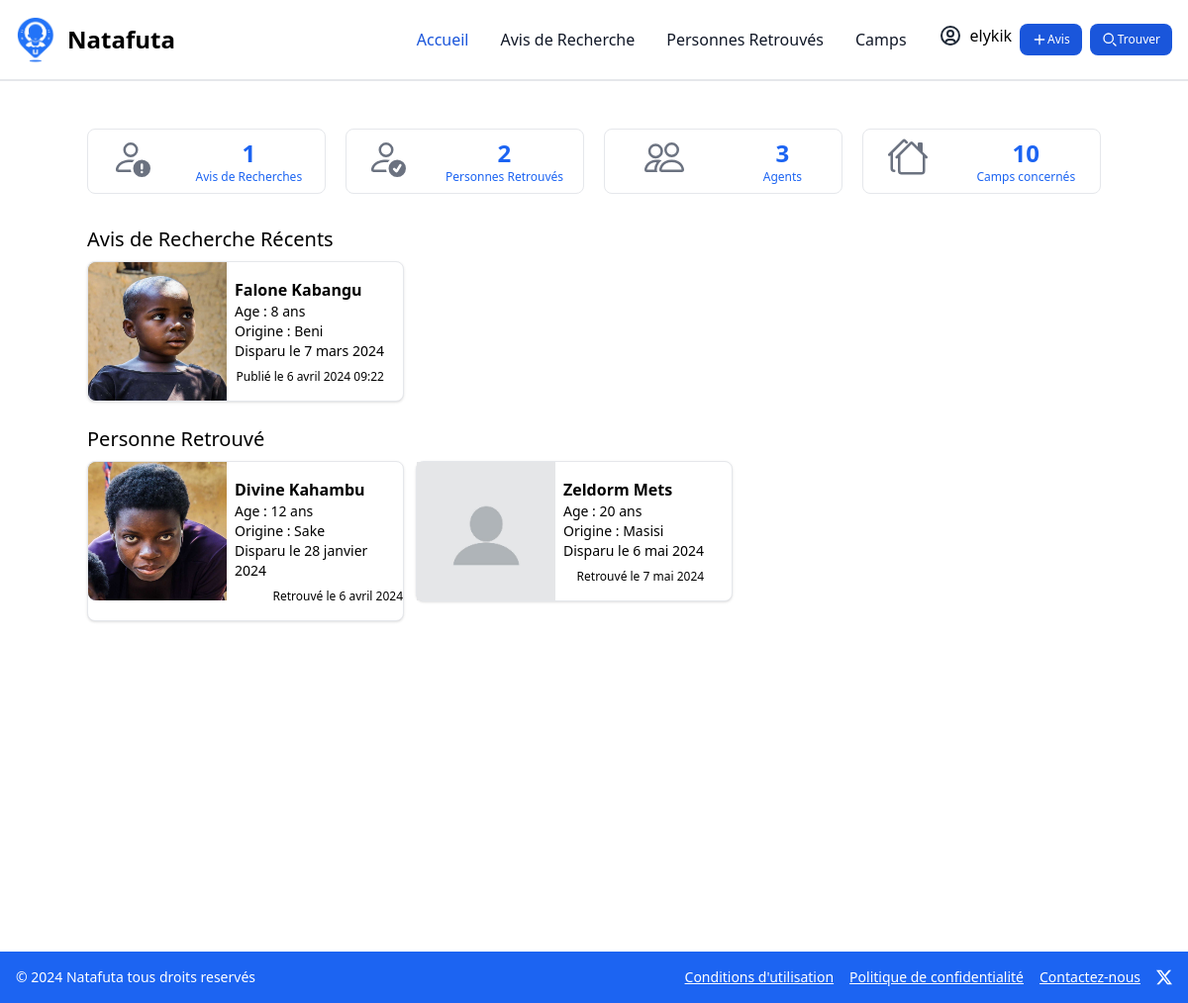
The app's page / (signed in) with its own data.
### account/models.py (models this page shows)
class AgentUser(AbstractUser):
    is_admin = models.BooleanField(default=False)

### finder/models.py (models this page shows)
class Avis(models.Model):
    user = models.ForeignKey(AgentUser, on_delete=CASCADE)
    nom_complet = models.CharField(max_length=200)
    nom_disparu = models.CharField(max_length=200)
    photo = models.ImageField(upload_to="photo/")
    age = models.IntegerField()
    sexe = models.CharField(max_length=6)
    telephone = models.IntegerField()
    province = models.CharField(max_length=200)
    lieu_disparition = models.CharField(max_length=200)
    adresse = models.CharField(max_length=200)
    description = models.TextField()
    date_disparition = models.DateField()
    date_finded = models.DateField(null=True)
    created_time = models.DateTimeField(auto_now=True)
    is_finded = models.BooleanField(default=False)
    is_refugee = models.BooleanField(default=False)
    is_deplacee = models.BooleanField(default=False)

### finder/views.py (the view)
# urls.py: 2. Add a URL to urlpatterns:  path('', views.home, name='home')
def home(request):
    avis = Avis.objects.filter(is_finded=False).order_by('-created_time')[:3]
    nombre_avis = avis.count()
    avis_resolu = Avis.objects.filter(is_finded=True).order_by('-created_time')[:3]
    nombre_avis_resolu = avis_resolu.count()
    agent = AgentUser.objects.all().count()
    return render(request, 'home.html', {'avis':avis,
                                         'nombre_avis':nombre_avis,
                                         'nombre_avis_resolu':nombre_avis_resolu,
                                         'avis_resolu':avis_resolu,
                                         'agent': agent})

### finder/templates/home.html (shortened to what this page needs)
{% extends 'base.html' %}
{% load static %}
{% block content %}
    <div class="w-full">
        <div class="md:grid  md:grid-cols-4 grid-cols-1 py-2 md:gap-5 gap-y-2">
            <a href="{% url 'avis_recherche' %}">
                <div class="flex flex-row border border-gray-200 hover:bg-blue-100 rounded-lg justify-around py-2">
                    <div class="flex flex-col items-center text-blue-600">
                        <span class="font-semibold text-2xl">{{nombre_avis}}</span>
                        <span class="text-xs font-medium">Avis de Recherches</span>
                    </div>
                </div>
            </a>
            <a href="{% url 'retrouves' %}">
                <div class="flex flex-row border border-gray-200 hover:bg-blue-100 rounded-lg justify-around py-2">
                    <div class="flex flex-col items-center text-blue-600">
                        <span class="font-semibold text-2xl">{{nombre_avis_resolu}}</span>
                        <span class="text-xs font-medium">Personnes Retrouvés</span>
                    </div>
                </div>
            </a>
            <div class="flex flex-row border border-gray-200 hover:bg-blue-100 rounded-lg justify-around py-2">
                <div class="flex flex-col items-center text-blue-600">
                    <span class="font-semibold text-2xl">{{agent}}</span>
                    <span class="text-xs font-medium">Agents</span>
                </div>
            </div>
            <div class="flex flex-row border border-gray-200 hover:bg-blue-100 rounded-lg justify-around py-2">
                <div class="flex flex-col items-center text-blue-600">
                    <span class="font-semibold text-2xl">10</span>
                    <span class="text-xs font-medium">Camps concernés</span>
                </div>
            </div>
        </div>
        <h6 class="font-medium text-xl mt-6 mb-2">Avis de Recherche Récents</h6>
        <div class="flex flex-col space-y-2 md:flex-row md:space-y-0 md:space-x-3 ">
            {% for a in avis %}
            <a href="{% url 'avis_detail' a.id %}">
                <div class="flex flex-col bg-white border border-gray-200 rounded-lg shadow w-full md:w-80 hover:bg-blue-100 dark:border-gray-700 dark:bg-gray-800 dark:hover:bg-gray-700">
                    <div class="flex flex-row space-x-2">
                        {% if a.photo %}
                            <img src="{{ a.photo.url }}" style="width:140px; height:140px" class="w-28 bg-gray-400 rounded-l-lg"/>
                        {% else %}
                            <img src="{% static 'img/blank-profile.jpg' %}" style="width:140px; height:140px" alt="photo_disparu" />
                        {% endif %}
                        <div class="my-4">
                            <p class="font-semibold text-base">{{a.nom_disparu}}</p>
                            <div class="flex flex-col">
                                <div class="text-sm"><span class="font-medium">Age</span> : {{a.age}} ans</div>
                                <div class="text-sm"><span class="font-medium">Origine</span> : {{a.lieu_disparition}}</div>
                                <div class="text-sm"><span class="font-medium">Disparu</span> le {{a.date_disparition}}</div>
                                <div class="text-xs text-right mt-2">Publié le {{a.created_time}}</div>
                            </div>
                        </div>
                    </div>
                </div>
            </a>
            {% empty %}
                <p class="font-light text-sm">Aucun avis de recherche pour le moment</p>
            {% endfor %}
        </div>
        <h6 class="font-medium text-xl mt-6 mb-2">Personne Retrouvé</h6>
        <div class="flex flex-col space-y-2 md:flex-row md:space-y-0 md:space-x-3 ">
            {% for a in avis_resolu reversed %}
            <a href="{% url 'avis_detail' a.id %}">
                <div class="flex flex-col bg-white border border-gray-200 rounded-lg shadow w-full md:w-80 hover:bg-blue-100 dark:border-gray-700 dark:bg-gray-800 dark:hover:bg-gray-700">
                    <div class="flex flex-row space-x-2">
                        {% if a.photo %}
                            <img src="{{ a.photo.url }}" style="width:140px; height:140px" class="w-28 bg-gray-400 rounded-l-lg"/>
                        {% else %}
                            <img src="{% static 'img/blank-profile.jpg' %}" style="width:140px; height:140px" alt="photo_disparu" />
                        {% endif %}
                        <div class="my-4">
                            <p class="font-semibold text-base">{{a.nom_disparu}}</p>
                            <div class="flex flex-col">
                                <div class="text-sm"><span class="font-medium">Age</span> : {{a.age}} ans</div>
                                <div class="text-sm"><span class="font-medium">Origine</span> : {{a.lieu_disparition}}</div>
                                <div class="text-sm"><span class="font-medium">Disparu</span> le {{a.date_disparition}}</div>
                                <div class="text-xs text-right mt-2">Retrouvé le {{a.date_finded}}</div>
                            </div>
                        </div>
                    </div>
                </div>
            </a>
            {% empty %}
                <p class="font-light text-sm">Aucune personne retrouvé pour le moment</p>
            {% endfor %}
        </div>
    </div>
{% endblock %}

### templates/base.html (shortened to what this page needs)
{% load static tailwind_tags %}
{% load static %}
<!DOCTYPE html>
<html>
    <head>
        {% tailwind_css %}
    </head>
    <body class="w-full">
        <nav class="bg-white border-b-2 border-gray-200 dark:bg-gray-900">
            <div class="max-w-screen-xl flex flex-wrap items-center justify-between mx-auto p-4">
            <a href="{% url 'home' %}" class="flex items-center space-x-3 rtl:space-x-reverse">
                <img src="{% static "img/Logo_min.png" %}" style="width:40px; height: auto;" />
                <span class="self-center text-2xl font-semibold whitespace-nowrap dark:text-white">Natafuta</span>
            </a>
            <div class="hidden w-full md:block md:w-auto" id="navbar-default">
                <ul class="font-medium flex flex-col items-center p-4 md:p-0 mt-4 border border-gray-100 rounded-lg bg-gray-50 md:flex-row md:space-x-8 rtl:space-x-reverse md:mt-0 md:border-0 md:bg-white dark:bg-gray-800 md:dark:bg-gray-900 dark:border-gray-700">
                    <li>
                        <a href="{% url 'home' %}" class="block py-2 px-3 rounded md:bg-transparent {% if request.path == '/' %} md:text-blue-700 text-blue-600 {% else %}text-gray-900{% endif %} md:p-0 dark:text-white md:dark:text-blue-500">Accueil</a>
                    </li>
                    <li>
                        <a href="{% url 'avis_recherche' %}" class="block py-2 px-3 rounded hover:bg-gray-100 md:hover:bg-transparent {% if request.path == '/avis_recherche' %} md:text-blue-700 text-blue-600 {% else %}text-gray-900{% endif %} md:border-0 md:hover:text-blue-700 md:p-0 dark:text-white md:dark:hover:text-blue-500 dark:hover:bg-gray-700 dark:hover:text-white md:dark:hover:bg-transparent" aria-current="page">Avis de Recherche</a>
                    </li>
                    <li>
                        <a href="{% url 'retrouves' %}" class="block py-2 px-3 {% if request.path == '/personnes-retrouves' %} md:text-blue-700 text-blue-600 {% else %}text-gray-900{% endif %} rounded hover:bg-gray-100 md:hover:bg-transparent md:border-0 md:hover:text-blue-700 md:p-0 dark:text-white md:dark:hover:text-blue-500 dark:hover:bg-gray-700 dark:hover:text-white md:dark:hover:bg-transparent">Personnes Retrouvés</a>
                    </li>
                    <li>
                        <a href="#" class="block py-2 px-3 {% if request.path == '/contact' %} md:text-blue-700 text-blue-600 {% else %}text-gray-900{% endif %} rounded hover:bg-gray-100 md:hover:bg-transparent md:border-0 md:hover:text-blue-700 md:p-0 dark:text-white md:dark:hover:text-blue-500 dark:hover:bg-gray-700 dark:hover:text-white md:dark:hover:bg-transparent">Camps</a>
                    </li>
                    <div class="space-y-2 text-center md:space-y-0 md:flex flex-row md:space-x-2">
                    {% if user.is_authenticated %}
                    <a href="{% url 'mon_compte' %}">
                        <li>
                            <div class="flex flex-row space-x-2">
                                <span>{{user.username}}</span>
                            </div>
                        </li>
                    </a>
                    {% endif %}
                    {% if user.is_authenticated %}
                    <li>
                        <button data-modal-target="crud-modal" data-modal-toggle="crud-modal" type="button" class="px-3 py-2 text-xs font-medium text-center inline-flex items-center text-white bg-blue-700 rounded-lg hover:bg-blue-800 focus:ring-4 focus:outline-none focus:ring-blue-300 dark:bg-blue-600 dark:hover:bg-blue-700 dark:focus:ring-blue-800">
                            <svg class="w-4 h-4 text-white dark:text-white" aria-hidden="true" xmlns="http://www.w3.org/2000/svg" width="24" height="24" fill="none" viewBox="0 0 24 24">
                                <path stroke="currentColor" stroke-linecap="round" stroke-linejoin="round" stroke-width="2" d="M5 12h14m-7 7V5"/>
                            </svg>
                            Avis
                        </button>
                    </li>
                    {% endif %}
                    <li>
                        <button data-modal-target="modal-find" data-modal-toggle="modal-find" type="button" class="px-3 py-2 text-xs font-medium text-center inline-flex items-center text-white bg-blue-700 rounded-lg hover:bg-blue-800 focus:ring-4 focus:outline-none focus:ring-blue-300 dark:bg-blue-600 dark:hover:bg-blue-700 dark:focus:ring-blue-800">
                            <svg class="w-4 h-4 text-white dark:text-white" aria-hidden="true" xmlns="http://www.w3.org/2000/svg" width="24" height="24" fill="none" viewBox="0 0 24 24">
                                <path stroke="currentColor" stroke-linecap="round" stroke-width="2" d="m21 21-3.5-3.5M17 10a7 7 0 1 1-14 0 7 7 0 0 1 14 0Z"/>
                            </svg>
                            Trouver
                        </button>
                    </li>
                </div>
                </ul>
            </div>
            </div>
        </nav>
        <div class="max-w-5xl mx-4 md:mx-auto h-screen my-10">
            {% block content %}
            {% endblock %}
        </div>
        <footer class=" bottom-0 w-full bg-blue-600 text-white">
            <div class="p-4 flex space-y-3 md:space-y-0 flex-col md:flex-row md:justify-between md:items-center">
                <div>
                    <p class="text-sm">© 2024 Natafuta tous droits reservés</p>
                </div>
                <div class="flex flex-col space-y-2 md:space-y-0 md:flex-row md:space-x-4 md:items-center">
                    <div>
                        <ul class="text-sm underline md:flex md:flex-row md:space-x-4">
                            <li>Conditions d'utilisation</li>
                            <li>Politique de confidentialité</li>
                            <li><a href="https://natafuta.org/contact/" target="_blank">Contactez-nous</a></li>
                        </ul>
                    </div>
                    <p>
                        <a href="https://twitter.com/natafuta_rdc" target="_blank">
                            <svg xmlns="http://www.w3.org/2000/svg" width="16" height="16" fill="currentColor" class="bi bi-twitter-x" viewBox="0 0 16 16">
                                <path d="M12.6.75h2.454l-5.36 6.142L16 15.25h-4.937l-3.867-5.07-4.425 5.07H.316l5.733-6.57L0 .75h5.063l3.495 4.633L12.601.75Zm-.86 13.028h1.36L4.323 2.145H2.865z"/>
                            </svg>
                        </a>
                    </p>
                </div>
            </div>
        </footer>
    </body>
</html>

### records on screen
AgentUser: username "elykik"
Avis: photo (picture), nom_disparu "Falone Kabangu", age "8", lieu_disparition "Beni", date_disparition "7 mars 2024", created_time "6 avril 2024 09:22"
Avis: photo (picture), nom_disparu "Divine Kahambu", age "12", lieu_disparition "Sake", date_disparition "28 janvier 2024", date_finded "6 avril 2024"
Avis: nom_disparu "Zeldorm Mets", age "20", lieu_disparition "Masisi", date_disparition "6 mai 2024", date_finded "7 mai 2024"

### other values on screen
{{ nombre_avis }} "1"
{{ nombre_avis_resolu }} "2"
{{ agent }} "3"
